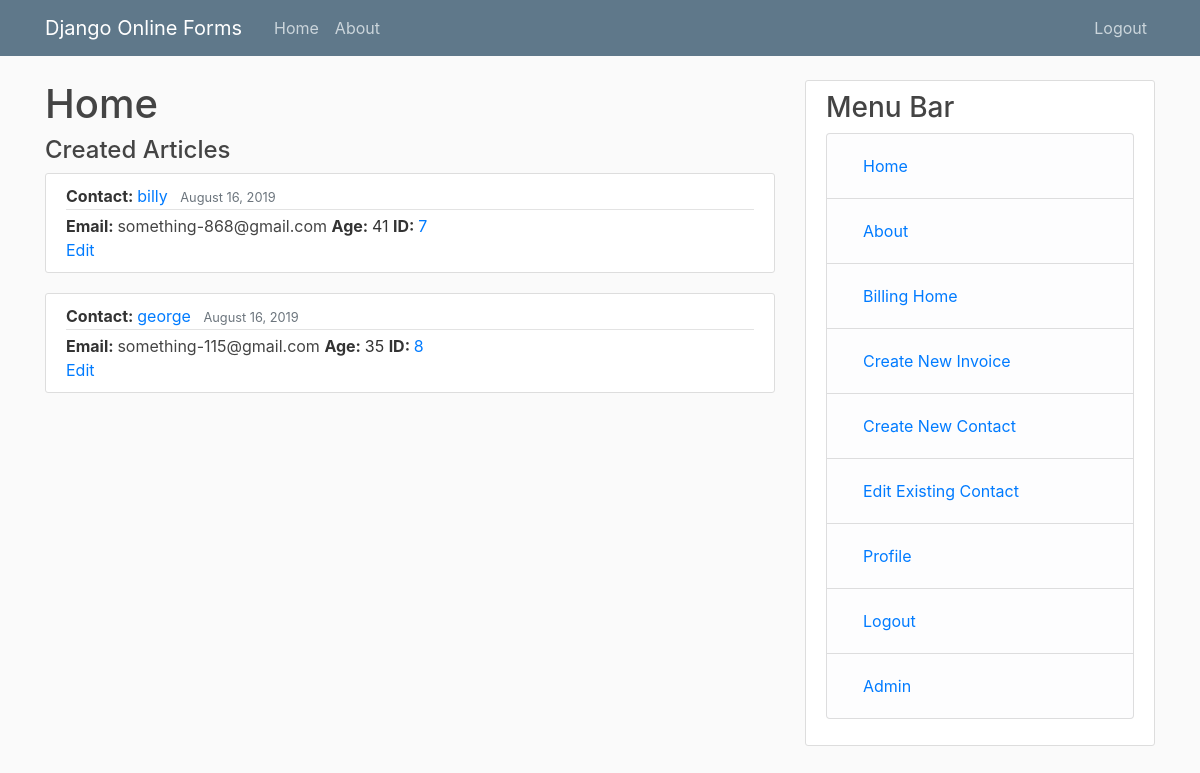
The app's page / (signed in), older data.
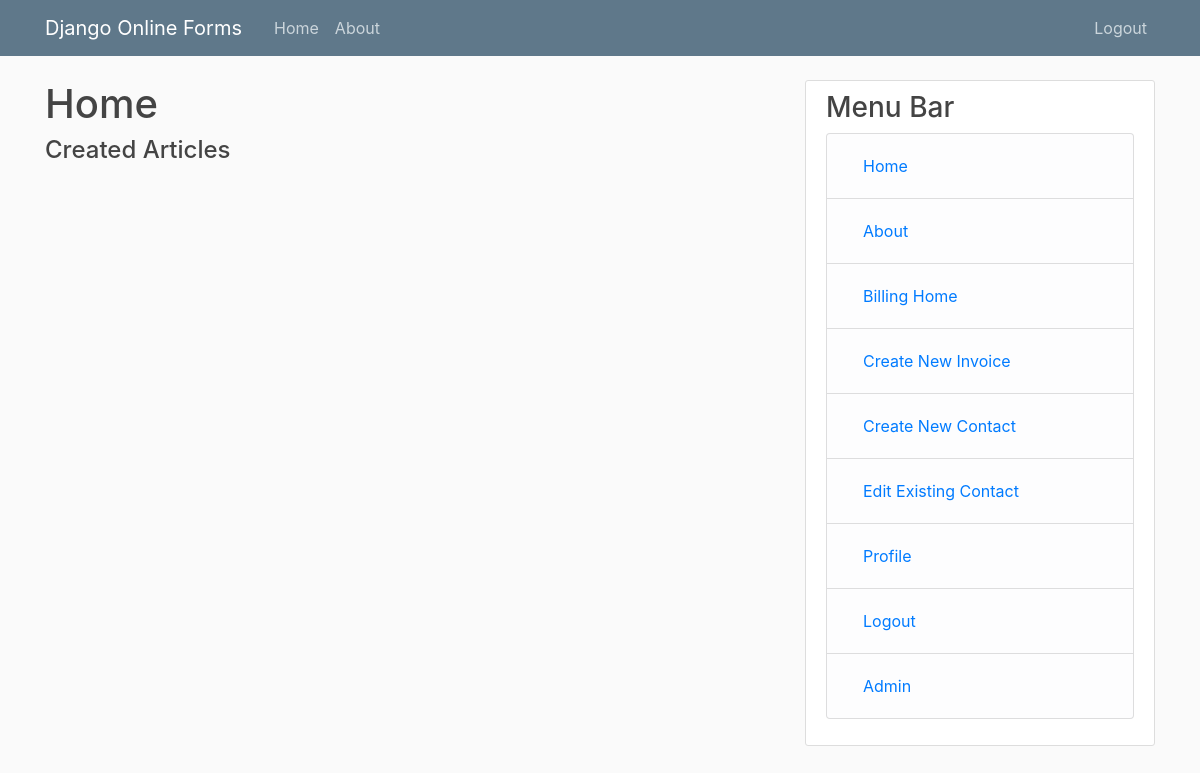
The same page, newer data.
### mainapp/models.py (models this page shows)
class Contacts(models.Model):
    user = models.ForeignKey(User, on_delete=models.CASCADE)
    name = models.CharField(max_length = 100)
    email = models.CharField(max_length = 100, default='something-{}@gmail.com'.format(rand()))
    age = models.IntegerField(default = random.randint(a=22, b=45))
    date_created = models.DateTimeField(auto_now_add=True)
    class Meta:
        verbose_name_plural = "Contacts"

### mainapp/views.py (the view)
# urls.py: path('', views.home, name = 'home'),
def home(request):
    context = {'title': 'Home'}
    if request.method == "GET" and request.user.is_authenticated:
        context['contacts'] = Contacts.objects.filter(user_id = request.user.id)
        return render(request, 'mainapp/home.html', context)
    return render(request, 'mainapp/home.html', context)

### mainapp/templates/mainapp/home.html
{% extends "mainapp/base.html" %}
{% block content %}
    <h1>{{ title }}</h1>
    {% if user.is_authenticated %}
        <h4>Created Articles</h4>
    {% else %}
        <h4>No Information</h4>
    {% endif %}
    {% for post in contacts %}
    <article class="media content-section">
        <div class="media-body">
            <div class="article-metadata">
            <b>Contact: </b>  <a class="mr-2" href="#">{{ post.name }}</a>
            <small class="text-muted">{{ post.date_created | date:"F d, Y" }}</small>
            </div>
            <b>Email: </b>  <a class="article-title" href="#">{{ post.email }}</a>
            <b>Age: </b>  <a class="article-content">{{ post.age }}</a>
            <b>ID: </b>  <a class="article-content" href="{{ post.id }}/detailedview">{{ post.id }}</a>
            <br>
            <a class="article-content" href="{{ post.id }}/editview">Edit</a>
        </div>
    </article>
    {% endfor %}
{% endblock content %}

Row changes from the older to the newer data that the page shows:
removed Contacts: name "billy", date_created "August 16, 2019", email "something-868@gmail.com", age "41", id "7"
removed Contacts: name "george", date_created "August 16, 2019", email "something-115@gmail.com", age "35", id "8"
